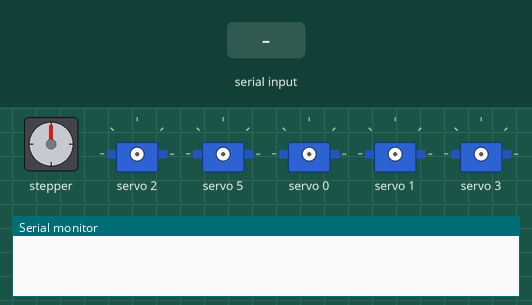
Recording of a sketch running on a simulated Arduino Uno, built with avr-gcc and run on an emulated ATmega328P. On the bench: stepper motor, 5 × servo, the last lines printed to the serial monitor. Wiring (inferred from the names in the program): stepper motor driver (120 steps per turn assumed): step pin 5; direction pin 4. The inputs (shaded band) are chosen by the test bench.

Above: at 4.2 s.
4.3 s: "c" received over Serial
5.8 s: byte 70 ('F') received over Serial
7.3 s: byte 102 ('f') received over Serial
At 7.8 s:
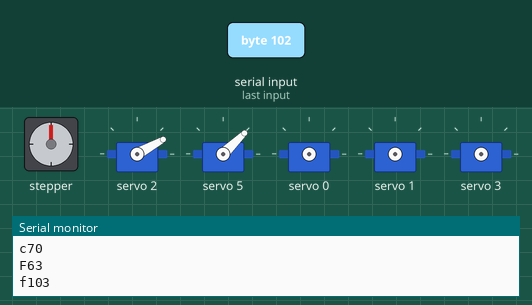
8.8 s: "p" received over Serial
10.3 s: "U" received over Serial
11.8 s: "G" received over Serial
At 12.4 s:
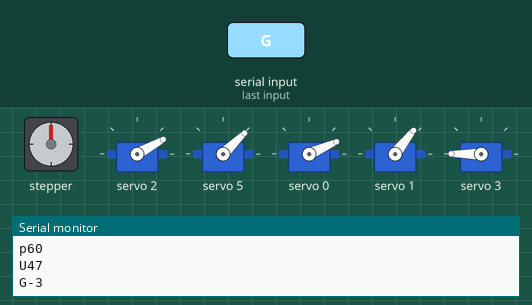
Timing chart, 0 to 14.3 s (numbered marks = the images above; inputs shaded):
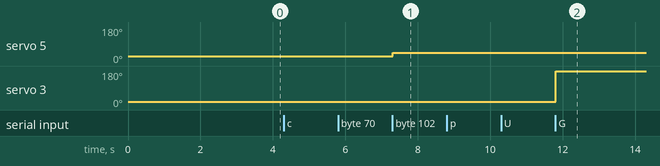

The sketch:

manipulator_code.ino
```cpp
/* **************************************************************************************
Автор: Докукин Дмитрий
Ссылка на github: https://github.com/DokukinDmitry/Asian-beaver
Дата: 18.02.2023
Описание: Копирующий монипулятор защитных камер (УУКМ) для работы с  «горячими камерами».
***************************************************************************************** */

/* Подключение библиотеки HCPCA9685 */
#include "HCPCA9685.h"

/* Адрес ведомого устройства I2C для устройства/модуля. Для HCMODU0097 адрес I2C по умолчанию равен 0x40 */
#define  I2CAdd 0x40

/* Использование HCPCA9685 для настройки I2C */
HCPCA9685 HCPCA9685(I2CAdd);

// Исходное положение сервопривода
const int servo_joint_L_parking_pos = 60;
const int servo_joint_R_parking_pos = 60;
const int servo_joint_1_parking_pos = 70;
const int servo_joint_2_parking_pos = 47;
const int servo_joint_3_parking_pos = 63;
const int servo_joint_4_parking_pos = 63;

// Степень чувствительности сервопривода робота - Интервалы
int servo_joint_L_pos_increment = 20;
int servo_joint_R_pos_increment = 20;
int servo_joint_1_pos_increment = 20;
int servo_joint_2_pos_increment = 50;
int servo_joint_3_pos_increment = 60;
int servo_joint_4_pos_increment = 40;

// Текущее положение севопривода
int servo_joint_L_parking_pos_i = servo_joint_L_parking_pos;
int servo_joint_R_parking_pos_i = servo_joint_R_parking_pos;
int servo_joint_1_parking_pos_i = servo_joint_1_parking_pos;
int servo_joint_2_parking_pos_i = servo_joint_2_parking_pos;
int servo_joint_3_parking_pos_i = servo_joint_3_parking_pos;
int servo_joint_4_parking_pos_i = servo_joint_4_parking_pos;


// Минимальный и максимальный угол наклона сервопривода
int servo_joint_L_min_pos = 10;
int servo_joint_L_max_pos = 180;

int servo_joint_R_min_pos = 10;
int servo_joint_R_max_pos = 180;

int servo_joint_1_min_pos = 10;
int servo_joint_1_max_pos = 400;

int servo_joint_2_min_pos = 10;
int servo_joint_2_max_pos = 380;

int servo_joint_3_min_pos = 10;
int servo_joint_3_max_pos = 380;

int servo_joint_4_min_pos = 10;
int servo_joint_4_max_pos = 120;

int servo_L_pos = 0;
int servo_R_pos = 0;
int servo_joint_1_pos = 0;
int servo_joint_2_pos = 0;
int servo_joint_3_pos = 0;
int servo_joint_4_pos = 0;

char state = 0; // Изменяет значение с ASCII на char
int response_time = 5;
int response_time_4 = 2;
int loop_check = 0;
int response_time_fast = 20;
int action_delay = 600;

// Переменная для положения шагового мотора
unsigned int Pos;

// Задаем порты для шагового мотора
const int dirPin = 4;
const int stepPin = 5;
const int stepsPerRevolution = 120;
int stepDelay = 4500;
const int stepsPerRevolutionSmall = 60;
int stepDelaySmall = 9500;

void setup()
{
  // Объявление пинов в качестве выходов
  pinMode(stepPin, OUTPUT);
  pinMode(dirPin, OUTPUT);

  /* Инициация библиотеки для сервоприводов */
  HCPCA9685.Init(SERVO_MODE);

  /* Ввод устройства в рабочий режим */
  HCPCA9685.Sleep(false);

  Serial.begin(4800); // Скорость передачи данных по bluetooth


  delay(3000);
}


void loop() {

  if (Serial.available() > 0) { // Проверка поступления данных с серийного порта

    state = Serial.read(); // Считывание значений с серийного порта
    Serial.print(state); // Выводит полученные значения

    // Поворот базы монипулятора налево
    if (state == 'S') {
      baseRotateLeft();
      delay(response_time);
    }

    // Поворот базы манипулятора
    if (state == 'O') {
      baseRotateRight();
      delay(response_time);
    }


    // Плечо манипулятора опускается
    if (state == 'c') {

      shoulderServoForward();
      delay(response_time);

    }

    // Плечо манипулятора поднимается
    if (state == 'C') {

      shoulderServoBackward();
      delay(response_time);

    }

    // Плечо манипулятора опускается
    if (state == 'p') {

      elbowServoForward();
      delay(response_time);

    }

    // Плечо манипулятора поднимается
    if (state == 'P') {

      elbowServoBackward();
      delay(response_time);

    }


    // Запястье манипулятора 1 поднимается
    if (state == 'U') {

      wristServo1Backward();
      delay(response_time);
    }

    // Запястье манипулятора 1 опускается
    if (state == 'G') {

      wristServo1Forward();
      delay(response_time);

    }


    // Запястье манипулятора 2 вращается по часовой стрелке
    if (state == 'R') {

      wristServoCW();
      delay(response_time);

    }

    // Запястье манипулятора 2 вращается против часовой стрелке
    if (state == 'L') {

      wristServoCCW();
      delay(response_time);

    }


    // Открыть клешню манипулятора
    if (state == 'F') {
      gripperServoBackward();
      delay(response_time);

    }

    // Заклыть клешню манипулятора
    if (state == 'f') {
      gripperServoForward();
      delay(response_time);
    }


  }
}

// Эти функции перемещают серводвигатели в определенном направлении в течение определенного времени.

void gripperServoForward() {

  if (servo_joint_4_parking_pos_i > servo_joint_4_min_pos) {
    HCPCA9685.Servo(5, servo_joint_4_parking_pos_i);
    delay(response_time); // Время задержки, необходимое для поворота сервопривода, на заданное приращение
    Serial.println(servo_joint_4_parking_pos_i);
    servo_joint_4_parking_pos_i = servo_joint_4_parking_pos_i - servo_joint_4_pos_increment;

  }
}

void gripperServoBackward() {

  if (servo_joint_4_parking_pos_i < servo_joint_4_max_pos) {
    HCPCA9685.Servo(5, servo_joint_4_parking_pos_i);
    delay(response_time);
    Serial.println(servo_joint_4_parking_pos_i);
    servo_joint_4_parking_pos_i = servo_joint_4_parking_pos_i + servo_joint_4_pos_increment;

  }

}

void wristServoCW() {

  if (servo_joint_3_parking_pos_i > servo_joint_3_min_pos) {
    HCPCA9685.Servo(4, servo_joint_3_parking_pos_i);
    delay(response_time_4);
    Serial.println(servo_joint_3_parking_pos_i);
    servo_joint_3_parking_pos_i = servo_joint_3_parking_pos_i - servo_joint_3_pos_increment;

  }

}

void wristServoCCW() {

  if (servo_joint_3_parking_pos_i < servo_joint_3_max_pos) {
    HCPCA9685.Servo(4, servo_joint_3_parking_pos_i);
    delay(response_time_4);
    Serial.println(servo_joint_3_parking_pos_i);
    servo_joint_3_parking_pos_i = servo_joint_3_parking_pos_i + servo_joint_3_pos_increment;

  }

}

void wristServo1Forward() {

  if (servo_joint_2_parking_pos_i < servo_joint_2_max_pos) {
    HCPCA9685.Servo(3, servo_joint_2_parking_pos_i);
    delay(response_time);
    Serial.println(servo_joint_2_parking_pos_i);

    servo_joint_2_parking_pos_i = servo_joint_2_parking_pos_i + servo_joint_2_pos_increment;

  }


}

void wristServo1Backward() {

  if (servo_joint_2_parking_pos_i > servo_joint_2_min_pos) {
    HCPCA9685.Servo(3, servo_joint_2_parking_pos_i);
    delay(response_time);
    Serial.println(servo_joint_2_parking_pos_i);

    servo_joint_2_parking_pos_i = servo_joint_2_parking_pos_i - servo_joint_2_pos_increment;

  }

}


void elbowServoForward() {

  if (servo_joint_L_parking_pos_i < servo_joint_L_max_pos) {
    HCPCA9685.Servo(0, servo_joint_L_parking_pos_i);
    HCPCA9685.Servo(1, (servo_joint_L_max_pos - servo_joint_L_parking_pos_i));

    delay(response_time);
    Serial.println(servo_joint_L_parking_pos_i);

    servo_joint_L_parking_pos_i = servo_joint_L_parking_pos_i + servo_joint_L_pos_increment;
    servo_joint_R_parking_pos_i = servo_joint_L_max_pos - servo_joint_L_parking_pos_i;

  }
}

void elbowServoBackward() {
  if (servo_joint_L_parking_pos_i > servo_joint_L_min_pos) {
    HCPCA9685.Servo(0, servo_joint_L_parking_pos_i);
    HCPCA9685.Servo(1, (servo_joint_L_max_pos - servo_joint_L_parking_pos_i));

    delay(response_time);
    Serial.println(servo_joint_L_parking_pos_i);


    servo_joint_L_parking_pos_i = servo_joint_L_parking_pos_i - servo_joint_L_pos_increment;
    servo_joint_R_parking_pos_i = servo_joint_L_max_pos - servo_joint_L_parking_pos_i;

  }

}

void shoulderServoForward() {

  if (servo_joint_1_parking_pos_i < servo_joint_1_max_pos) {
    HCPCA9685.Servo(2, servo_joint_1_parking_pos_i);
    delay(response_time);
    Serial.println(servo_joint_1_parking_pos_i);

    servo_joint_1_parking_pos_i = servo_joint_1_parking_pos_i + servo_joint_1_pos_increment;

  }

}

void shoulderServoBackward() {


  if (servo_joint_1_parking_pos_i > servo_joint_1_min_pos) {
    HCPCA9685.Servo(2, servo_joint_1_parking_pos_i);
    delay(response_time);
    Serial.println(servo_joint_1_parking_pos_i);

    servo_joint_1_parking_pos_i = servo_joint_1_parking_pos_i - servo_joint_1_pos_increment;

  }
}

void baseRotateLeft() {
  // По часовой стрелке
  digitalWrite(dirPin, HIGH);
  // Вращение шагового мотора
  for (int x = 0; x < stepsPerRevolution; x++)
  {
    digitalWrite(stepPin, HIGH);
    delayMicroseconds(stepDelay);
    digitalWrite(stepPin, LOW);
    delayMicroseconds(stepDelay);
  }
  delay(response_time);
}


void baseRotateRight() {

  // Против часовой стрелки
  digitalWrite(dirPin, LOW);
  // Вращение шагового мотора
  for (int x = 0; x < stepsPerRevolution; x++)
  {
    digitalWrite(stepPin, HIGH);
    delayMicroseconds(stepDelay);
    digitalWrite(stepPin, LOW);
    delayMicroseconds(stepDelay);
  }
  delay(response_time);
}
```

Measured:
- after the input at 7.3 s, servo 5: 25° → 44° at once
- after the input at 11.8 s, servo 3: 18° → 180° at once
